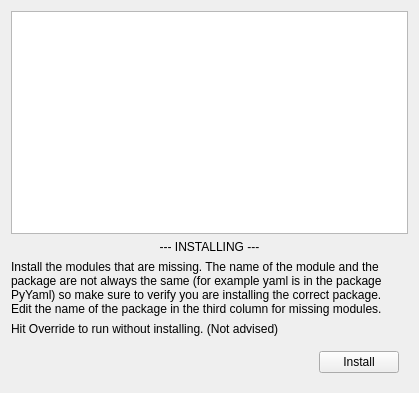
<?xml version="1.0" encoding="UTF-8"?>
<ui version="4.0">
 <class>ModInstallWidget</class>
 <widget class="QWidget" name="ModInstallWidget">
  <property name="geometry">
   <rect>
    <x>0</x>
    <y>0</y>
    <width>419</width>
    <height>393</height>
   </rect>
  </property>
  <property name="windowTitle">
   <string>Module Install Widget</string>
  </property>
  <layout class="QVBoxLayout" name="verticalLayout">
   <item>
    <widget class="QTableView" name="tableView">
     <property name="sizeAdjustPolicy">
      <enum>QAbstractScrollArea::AdjustIgnored</enum>
     </property>
     <attribute name="horizontalHeaderStretchLastSection">
      <bool>true</bool>
     </attribute>
    </widget>
   </item>
   <item>
    <widget class="QLabel" name="install_label">
     <property name="text">
      <string>--- INSTALLING ---</string>
     </property>
     <property name="alignment">
      <set>Qt::AlignCenter</set>
     </property>
    </widget>
   </item>
   <item>
    <widget class="QLabel" name="label">
     <property name="text">
      <string>Install the modules that are missing. The name of the module and the package are not always the same (for example yaml is in the package PyYaml) so make sure to verify you are installing the correct package.  Edit the name of the package in the third column for missing modules.</string>
     </property>
     <property name="wordWrap">
      <bool>true</bool>
     </property>
    </widget>
   </item>
   <item>
    <widget class="QLabel" name="label_2">
     <property name="text">
      <string>Hit Override to run without installing. (Not advised)</string>
     </property>
     <property name="wordWrap">
      <bool>true</bool>
     </property>
    </widget>
   </item>
   <item>
    <widget class="QWidget" name="widget" native="true">
     <layout class="QHBoxLayout" name="horizontalLayout">
      <item>
       <spacer name="horizontalSpacer">
        <property name="orientation">
         <enum>Qt::Horizontal</enum>
        </property>
        <property name="sizeHint" stdset="0">
         <size>
          <width>40</width>
          <height>20</height>
         </size>
        </property>
       </spacer>
      </item>
      <item>
       <widget class="QPushButton" name="install_button">
        <property name="text">
         <string>Install</string>
        </property>
       </widget>
      </item>
     </layout>
    </widget>
   </item>
  </layout>
 </widget>
 <resources/>
 <connections/>
</ui>
